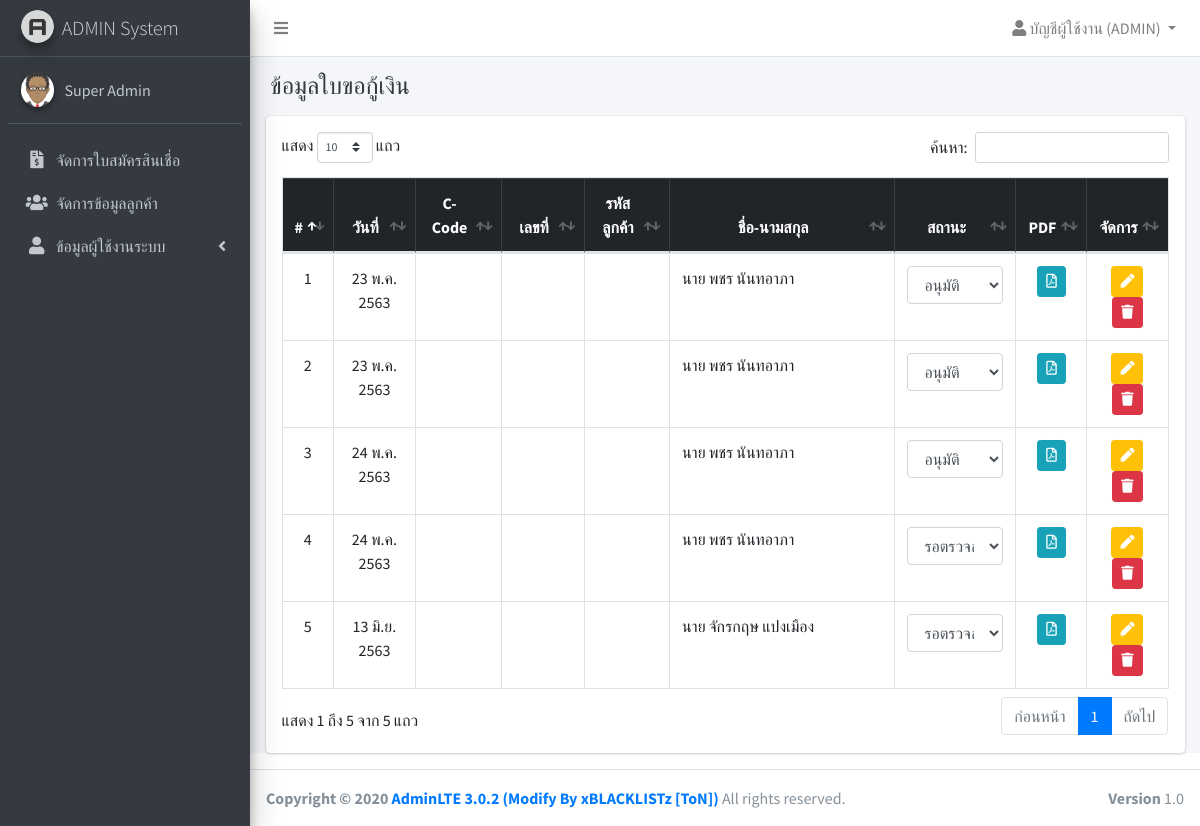
The app's page /admin/borrows/index.php (signed in) with its own data.
### tables this page shows
CREATE TABLE `users` (
  `id` int(11) NOT NULL,
  `username` varchar(32) NOT NULL,
  `password` varchar(64) NOT NULL,
  `name` varchar(255) NOT NULL,
  `is_owner` int(1) NOT NULL,
  `role` varchar(10) NOT NULL,
  `created_at` timestamp NOT NULL DEFAULT current_timestamp(),
  `updated_at` timestamp NULL DEFAULT NULL ON UPDATE current_timestamp()
);

CREATE TABLE `borrows` (
  `id` int(11) NOT NULL,
  `customer_id` int(11) NOT NULL,
  `staff_id` int(11) NOT NULL,
  `verify_id` int(11) NOT NULL,
  `date` date NOT NULL,
  `campaign_code` varchar(8) NOT NULL,
  `borrow_code` varchar(11) NOT NULL,
  `education` int(1) NOT NULL,
  `family_status` int(1) NOT NULL,
  `spouse_prefix` varchar(10) NOT NULL,
  `spouse_firstname` varchar(32) NOT NULL,
  `spouse_lastname` varchar(32) NOT NULL,
  `spouse_mobile` varchar(20) NOT NULL,
  `spouse_career` varchar(255) NOT NULL,
  `spouse_children` int(11) NOT NULL,
  `spouse_income` float(11,2) NOT NULL,
  `address_number` varchar(7) NOT NULL,
  `address_room` varchar(5) NOT NULL,
  `address_soi` varchar(32) NOT NULL,
  `address_street` varchar(32) NOT NULL,
  `address_district` varchar(32) NOT NULL,
  `address_amphur` varchar(32) NOT NULL,
  `address_province` int(2) NOT NULL,
  `address_zipcode` int(5) NOT NULL,
  `address_phone` varchar(12) NOT NULL,
  `mobile` varchar(10) NOT NULL,
  `line_id` varchar(32) NOT NULL,
  `email` varchar(64) NOT NULL,
  `address_feature` int(1) NOT NULL,
  `address_status` int(1) NOT NULL,
  `address_hire` float(11,2) NOT NULL,
  `address_month` int(2) NOT NULL,
  `address_year` int(4) NOT NULL,
  `address_person` int(2) NOT NULL,
  `work_company` varchar(255) NOT NULL,
  `work_status` varchar(255) NOT NULL,
  `work_position` varchar(32) NOT NULL,
  `work_department` varchar(32) NOT NULL,
  `work_income` float(11,2) NOT NULL,
  `work_income_etc` float(11,2) NOT NULL,
  `work_income_source` varchar(32) NOT NULL,
  `work_addr_number` varchar(7) NOT NULL,
  `work_addr_build` varchar(32) NOT NULL,
  `work_addr_floor` int(2) NOT NULL,
  `work_addr_code` varchar(10) NOT NULL,
  `work_addr_soi` varchar(32) NOT NULL,
  `work_addr_street` varchar(32) NOT NULL,
  `work_addr_district` varchar(32) NOT NULL,
  `work_addr_amphur` varchar(32) NOT NULL,
  `work_addr_province` int(2) NOT NULL,
  `work_addr_zipcode` int(5) NOT NULL,
  `work_addr_phone` varchar(12) NOT NULL,
  `work_addr_mobile` varchar(10) NOT NULL,
  `work_addr_fax` varchar(12) NOT NULL,
  `work_old_year` int(4) NOT NULL,
  `work_old_month` int(2) NOT NULL,
  `doc_address` int(1) NOT NULL,
  `doc_addr_number` varchar(7) NOT NULL,
  `doc_addr_room` varchar(10) NOT NULL,
  `doc_addr_soi` varchar(32) NOT NULL,
  `doc_addr_street` varchar(32) NOT NULL,
  `doc_addr_district` varchar(32) NOT NULL,
  `doc_addr_amphur` varchar(32) NOT NULL,
  `doc_addr_province` int(2) NOT NULL,
  `doc_addr_zipcode` int(5) NOT NULL,
  `objective_company` varchar(255) NOT NULL,
  `objective_program` varchar(255) NOT NULL,
  `objective_price` float(11,2) NOT NULL,
  `objective_duration` int(1) NOT NULL,
  `person_prefix` varchar(7) NOT NULL,
  `person_firstname` varchar(32) NOT NULL,
  `person_lastname` varchar(32) NOT NULL,
  `person_phone` varchar(15) NOT NULL,
  `person_relationship` varchar(32) NOT NULL,
  `person_prefix2` varchar(7) NOT NULL,
  `person_firstname2` varchar(32) NOT NULL,
  `person_lastname2` varchar(32) NOT NULL,
  `person_phone2` varchar(15) NOT NULL,
  `person_relationship2` varchar(32) NOT NULL,
  `package_interest1` varchar(64) NOT NULL,
  `package_interest_date1` date NOT NULL,
  `package_interest2` varchar(64) NOT NULL,
  `package_interest_date2` date NOT NULL,
  `img_idcard` varchar(255) NOT NULL,
  `saleagents_id` int(11) NOT NULL,
  `poll_id` int(11) NOT NULL,
  `status` int(1) NOT NULL,
  `created_at` timestamp NOT NULL DEFAULT current_timestamp(),
  `updated_at` timestamp NULL DEFAULT NULL ON UPDATE current_timestamp()
);

CREATE TABLE `customers` (
  `id` int(11) NOT NULL,
  `code` varchar(20) DEFAULT NULL,
  `idcard` varchar(20) NOT NULL,
  `birthday` date DEFAULT NULL,
  `prefix_name` varchar(10) NOT NULL,
  `first_name` varchar(32) NOT NULL,
  `last_name` varchar(32) NOT NULL,
  `idcard_expire` date DEFAULT NULL,
  `sex` varchar(7) NOT NULL,
  `created_at` timestamp NOT NULL DEFAULT current_timestamp(),
  `updated_at` timestamp NULL DEFAULT NULL ON UPDATE current_timestamp()
);

### app/SQLiManager.php (called while the page is built, shortened)
<?php
if(class_exists('SQLiManager') === false)
{
	class SQLiManager{
		var $table;
		var $field;
		var $condition;
		public function SQLiManager()
		{
			$this->connect = mysqli_connect(DB_HOST,DB_USER,DB_PASS,DB_NAME);
			$cs1 = "SET character_set_results=utf8";
			mysqli_query($this->connect,$cs1) or die('Error query: ' . mysqli_error($this->connect));
			$cs2 = "SET character_set_client = utf8";
			mysqli_query($this->connect,$cs2) or die('Error query: ' . mysqli_error($this->connect));
			$cs3 = "SET character_set_connection = utf8";
			mysqli_query($this->connect,$cs3) or die('Error query: ' . mysqli_error($this->connect));
			$this->field="*";
		}
		public function select()
		{
			$this->sql="SELECT $this->field FROM $this->table $this->condition";
			$result=mysqli_query($this->connect,$this->sql) or trigger_error(mysqli_error($this->connect),E_USER_ERROR);
			return $result;
		}
	}
}
?>

### app/check_auth.php (called while the page is built, shortened)
<?php
$sql = new SQLiManager();
if( !empty($_SESSION["admin"]) ){
	$sql->table = "users";
	$sql->field = "name, username";
	$sql->condition = "WHERE id={$_SESSION["admin"]}";
	$rsAuth = $sql->select();
}
if( !empty($rsAuth) ){
	if( mysqli_num_rows($rsAuth) <= 0 ){
		session_destroy();
		ob_clean();
		header("location:".URL);
	}
	else{
		$auth = mysqli_fetch_assoc($rsAuth);
	}
}

### admin/layouts/menu_init.php (called while the page is built)
<?php
$menu[] = ["label"=>"จัดการใบสมัครสินเชื่อ", "key"=>"borrows", "url"=>URL."admin/borrows", 'icon'=>'fas fa-file-invoice-dollar'];
$menu[] = ["label"=>"จัดการข้อมูลลูกค้า", "key"=>"customers", "url"=>URL."admin/customers", 'icon'=>'fa fa-users'];
$sub_admin[] = ["label"=>"ผู้ใช้งานระบบ (หลังบ้าน)", "key"=>"admins", "url"=>URL."admin/users", 'icon'=>''];
$sub_admin[] = ["label"=>"Sale Agents", "key"=>"users", "url"=>URL."admin/sales", 'icon'=>''];
$menu[] = ["label"=>"ข้อมูลผู้ใช้งานระบบ", "key"=>"admins", 'icon'=>'fa fa-user', "sub"=>$sub_admin];

### app/fn.php (called while the page is built, shortened)
<?php
function dateTH($strDate, $full=null, $time=null)
{
	$strYear = date("Y", strtotime($strDate)) + 543;
	$strMonth = date("n", strtotime($strDate));
	$strDay = date("j", strtotime($strDate));
	$strMonthCut = Array("", "ม.ค.", "ก.พ.", "มี.ค.", "เม.ย.", "พ.ค.", "มิ.ย.", "ก.ค.", "ส.ค.", "ก.ย.", "ต.ค.", "พ.ย.", "ธ.ค.");
	$strMonthThai = $strMonthCut[$strMonth];
	$dateTH = "$strDay $strMonthThai $strYear";
	return $dateTH;
}
function stringify($data){
	return htmlentities(json_encode($data));
}
function prefix(){
	$_prefix = [];
	$_prefix[] = ['id'=>1, 'name'=>'นาย'];
	$_prefix[] = ['id'=>2, 'name'=>'นาง'];
	$_prefix[] = ['id'=>3, 'name'=>'นางสาว'];
	return $_prefix;
}
function showPrefixName($prefix){
	$data = "";
	foreach (prefix() as $key => $value) {
		if( $prefix == $value["id"] ){
			$data = $value["name"];
			break;
		}
	}
	return $data;
}
function status(){
	$_status = [];
	$_status[] = ['id'=>0, 'name'=>'รอตรวจสอบ', 'class'=>'btn btn-secondary btn-sm', 'icon'=>'fa fa-info'];
	$_status[] = ['id'=>1, 'name'=>'อนุมัติ', 'class'=>'btn btn-success btn-sm', 'icon'=>'fa fa-check'];
	$_status[] = ['id'=>2, 'name'=>'ไม่อนุมัติ', 'class'=>'btn btn-danger btn-sm', 'icon'=>'fa fa-remove'];
	return $_status;
}

### admin/borrows/index.php (the view, shortened to what this page needs)
<?php
$_title = "ข้อมูลใบขอกู้เงิน";
include("../layouts/header.php");
include($_pathURL."admin/layouts/navbar.php");
include($_pathURL."admin/layouts/menu.php");
$sql->table = "borrows b LEFT JOIN customers c ON b.customer_id = c.id";
$query = $sql->select();
?>
<div class="content-wrapper">
	<div class="content-header">
		<div class="container-fluid">
			<div class="row">
				<div class="col-sm-12">
					<div class="clearfix">
						<h4 class="m-0 text-dark float-left"><i class="fa fa-text"></i> <?= !empty($_title) ? $_title : "" ?></h4>
					</div>
				</div>
			</div>
		</div>
	</div>
	<section class="content">
		<div class="container-fluid">
			<div class="card p-3">
				<div class="table-responsive">
					<table class="table table-bordered DataTable">
						<thead class="table-dark text-center">
							<tr>
								<th width="5%">#</th>
								<th width="10%">วันที่</th>
								<th width="10%">C-Code</th>
								<th width="10%">เลขที่</th>
								<th width="10%">รหัสลูกค้า</th>
								<th width="30%">ชื่อ-นามสกุล</th>
								<th width="15%">สถานะ</th>
								<th width="5%">PDF</th>
								<th width="15%">จัดการ</th>
							</tr>
						</thead>
						<tbody>
							<?php
							$no = 1;
							while($result = mysqli_fetch_assoc($query)){
								?>
								<tr>
									<td class="text-center"><?=$no++?></td>
									<td class="text-center"><?=DateTH($result["date"])?></td>
									<td class="text-center"></td>
									<td class="text-center"></td>
									<td class="text-center"></td>
									<td><?=showPrefixName($result["prefix_name"])." ".$result["first_name"]." ".$result["last_name"]?></td>
									<td class="text-center">
										<select class="form-control js-select" data-url="<?=URL?>admin/borrows/change_status.php" data-id="<?=$result["id"]?>">
											<?php
											foreach (status() as $key => $value) {
												$sel = "";
												if( $result["status"] == $value["id"] ) $sel = "selected";
												echo '<option value="'.$value["id"].'" '.$sel.'>'.$value["name"].'</option>';
											}
											?>
										</select>
									</td>
									<td class="text-center">
										<a href="<?=URL?>admin/borrows/pdf.php?id=<?=$result["id"]?>" target="_blank" class="btn btn-info btn-sm"><i class="far fa-file-pdf"></i></a>
									</td>
									<td class="text-center">
										<a href="<?=URL?>admin/borrows/forms.php?page=<?=$_GET["page"]?>&id=<?=$result["id"]?>" class="btn btn-warning btn-sm text-white" title="แก้ไขข้อมูล">
											<i class="fa fa-pen"></i>
										</a>
										<?php
										$ops = [
											"title" => "ยืนยันการลบข้อมูล",
											"text" => "คุณต้องการลบข้อมูล ".$result["idcard"]. "หรือไม่ ?",
											"btnconfirm" => "btn btn-danger m-1",
											"textconfirm" => "ลบข้อมูล"
										];
										?>
										<a href="<?=URL?>admin/borrows/delete.php?page=<?=$_GET["page"]?>&id=<?=$result["id"]?>" class="btn btn-danger btn-confirm btn-sm" data-title="ยืนยันการลบข้อมูล" data-options="<?=stringify($ops)?>">
											<i class="fa fa-trash"></i>
										</a>
									</td>
								</tr>
								<?php
							}
							?>
						</tbody>
					</table>
				</div>
			</div>
		</div>
	</section>
</div>
<?php
include($_pathURL."admin/layouts/footer.php");
?>

### admin/layouts/navbar.php (shortened to what this page needs)
<nav class="main-header navbar navbar-expand navbar-white navbar-light">
	<ul class="navbar-nav">
		<li class="nav-item">
			<a class="nav-link" data-widget="pushmenu" href="#"><i class="fas fa-bars"></i></a>
		</li>
	</ul>
	<ul class="navbar-nav ml-auto">
		<li class="nav-item dropdown">
			<a class="nav-link dropdown-toggle" href="#" id="navbarDropdown" role="button" data-toggle="dropdown" aria-haspopup="true" aria-expanded="false">
				<i class="fa fa-user"></i> บัญชีผู้ใช้งาน (<?=strtoupper($auth["username"])?>)
			</a>
		</li>
	</ul>
</nav>

### admin/layouts/menu.php (shortened to what this page needs)
<aside class="main-sidebar sidebar-dark-primary elevation-4">
	<a href="index3.html" class="brand-link">
		<img src="<?=IMAGES?>/AdminLTELogo.png" alt="AdminLTE Logo" class="brand-image img-circle elevation-3"
		style="opacity: .8">
		<span class="brand-text font-weight-light">ADMIN System</span>
	</a>
	<div class="sidebar">
		<div class="user-panel mt-3 pb-3 mb-3 d-flex">
			<div class="image">
				<img src="<?=IMAGES?>/avatar.png" class="img-circle elevation-2" alt="User Image">
			</div>
			<div class="info">
				<a href="" class="d-block"><?=$auth["name"]?></a>
			</div>
		</div>
          <?php include("menu_init.php"); ?>
		<nav class="mt-2">
			<ul class="nav nav-pills nav-sidebar flex-column" data-widget="treeview" role="menu" data-accordion="false">
               <?php
               foreach ($menu as $key => $value) {
                    if( empty($value["sub"]) ){
                         ?>
                         <li class="nav-item">
                              <a href="<?=$value["url"]?>?page=<?=$value['key']?>" class="nav-link <?= $value['key'] == $_GET['page'] ? "active" : "" ?>">
                                   <i class="nav-icon <?=$value["icon"]?>"></i>
                                   <p>
                                        <?=$value["label"]?>
                                   </p>
                              </a>
                         </li>
                         <?php
                    }
                    else{
                         ?>
                         <li class="nav-item has-treeview <?= $value['key'] == $_GET['page'] ? "menu-open" : "" ?>">
                              <a href="#" class="nav-link <?= $value['key'] == $_GET['page'] ? "active" : "" ?>">
                                   <i class="nav-icon <?=$value["icon"]?>"></i>
                                   <p>
                                        <?=$value["label"]?>
                                        <i class="right fas fa-angle-left"></i>
                                   </p>
                              </a>
                         </li>
                         <?php
                    }
               }
               ?>
          </ul>
      </nav>
  </div>
</aside>

### records on screen
users: username "ADMIN", name "Super Admin"
borrows: date "23 พ.ค. 2563", customer.prefix_name "นาย", customer.first_name "พชร", customer.last_name "นันทอาภา", customer "อนุมัติ"
borrows: date "23 พ.ค. 2563", customer.prefix_name "นาย", customer.first_name "พชร", customer.last_name "นันทอาภา", customer "อนุมัติ"
borrows: date "24 พ.ค. 2563", customer.prefix_name "นาย", customer.first_name "พชร", customer.last_name "นันทอาภา", customer "อนุมัติ"
borrows: date "24 พ.ค. 2563", customer.prefix_name "นาย", customer.first_name "พชร", customer.last_name "นันทอาภา", customer "รอตรวจสอบ"
borrows: date "13 มิ.ย. 2563", customer.prefix_name "นาย", customer.first_name "จักรกฤษ", customer.last_name "แปงเมือง", customer "รอตรวจสอบ"

### other values on screen
$value["label"] "จัดการใบสมัครสินเชื่อ"
$value["label"] "จัดการข้อมูลลูกค้า"
$value["label"] "ข้อมูลผู้ใช้งานระบบ"
$_title "ข้อมูลใบขอกู้เงิน"
